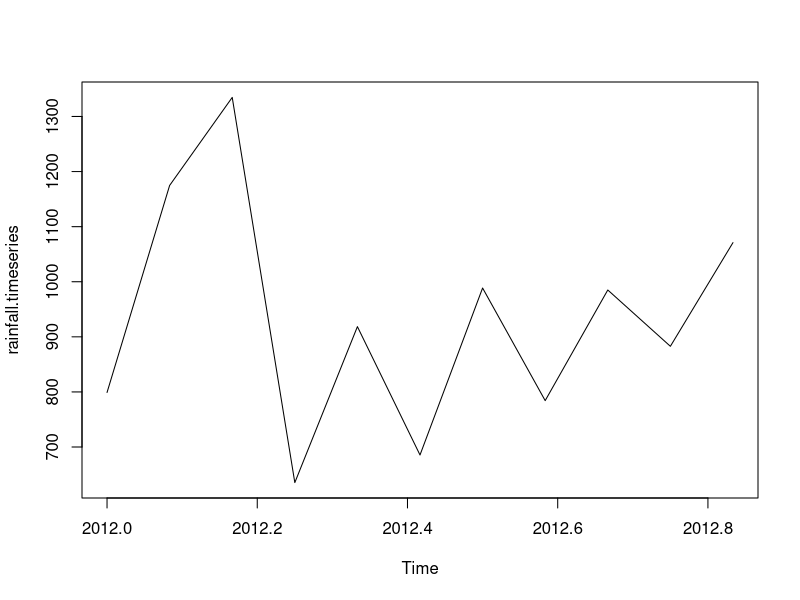
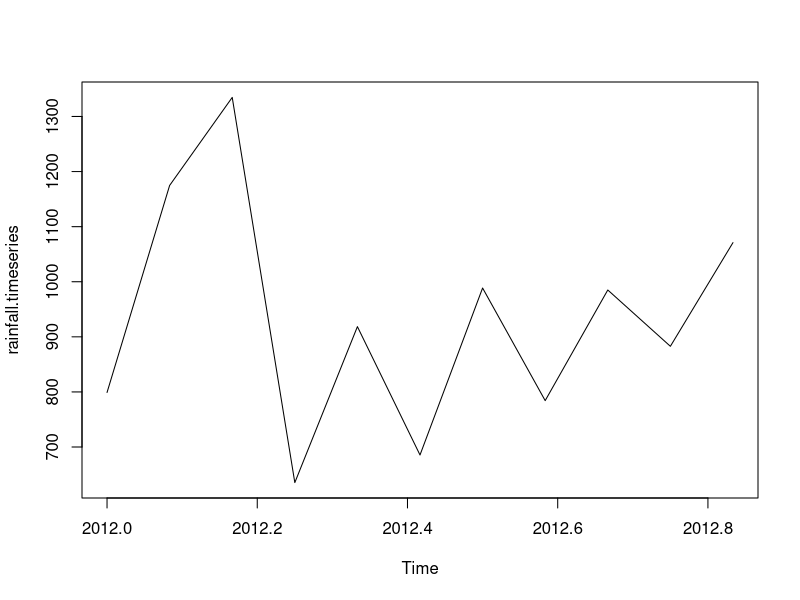

These figures' R source, in order:
 rainfall= c(799,1174.8,1334.6,635.4,918.5,685.5,988.6,784.2,985,882.8,1071)
 rainfall.timeseries = ts(rainfall, start= c(2012,1),frequency=12)
 print(rainfall.timeseries)
 png(file="rainfall.png")
 plot (rainfall.timeseries)
 dev.off()
 plot (rainfall.timeseries)
  